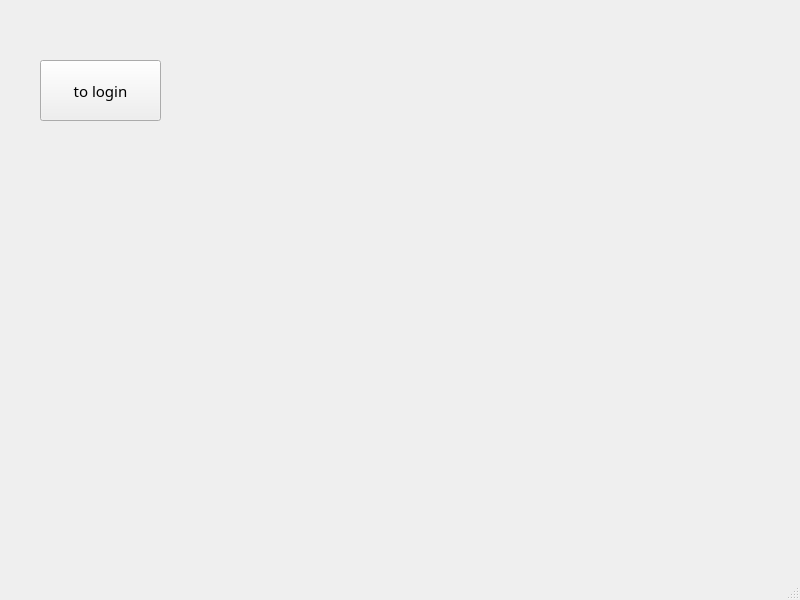
<?xml version="1.0" encoding="UTF-8"?>
<ui version="4.0">
 <class>MainWindow</class>
 <widget class="QMainWindow" name="MainWindow">
  <property name="geometry">
   <rect>
    <x>0</x>
    <y>0</y>
    <width>800</width>
    <height>600</height>
   </rect>
  </property>
  <property name="windowTitle">
   <string>MainWindow</string>
  </property>
  <widget class="QWidget" name="centralwidget">
   <widget class="QPushButton" name="pushButton">
    <property name="geometry">
     <rect>
      <x>40</x>
      <y>60</y>
      <width>121</width>
      <height>61</height>
     </rect>
    </property>
    <property name="font">
     <font>
      <family>微软雅黑</family>
      <pointsize>11</pointsize>
     </font>
    </property>
    <property name="text">
     <string>to login</string>
    </property>
   </widget>
  </widget>
  <widget class="QMenuBar" name="menubar">
   <property name="geometry">
    <rect>
     <x>0</x>
     <y>0</y>
     <width>800</width>
     <height>19</height>
    </rect>
   </property>
  </widget>
  <widget class="QStatusBar" name="statusbar"/>
 </widget>
 <resources/>
 <connections/>
</ui>
